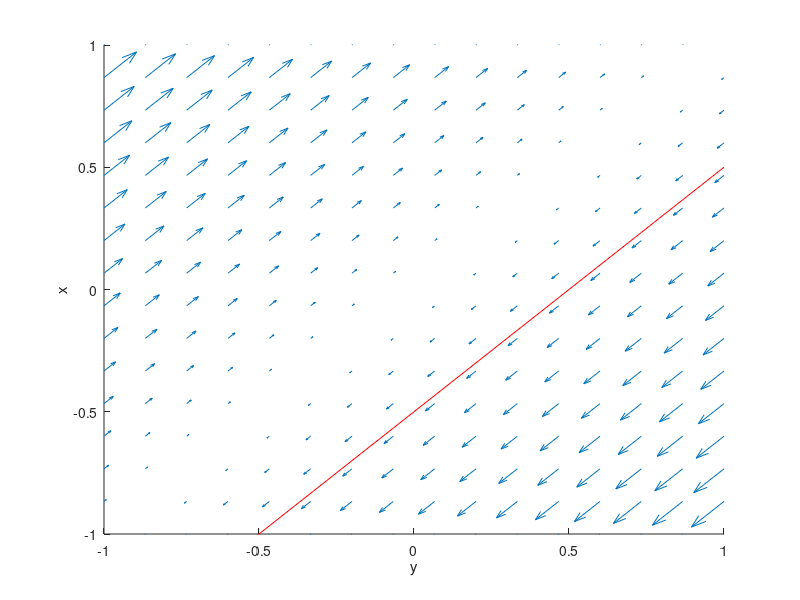

Here is the MATLAB script that generated this plot:
% f =@(x,y) a*x + b*y; 
% g =@(x,y) c*x + d*y;
% parameters
a = -1;
b = 1;
c = -1;
d = 1;

% An attractive steady state where solutions spiral inwards
% -10 5 -10 1

% An attractive steady state where solutions do not spiral in
% -10 -5 -10 -5

% A repulsive steady state where solutions spiral outwards
% 10 -5 10 -1

% A repulsive steady state where solutions do not spiral out
% all values are 1

% A pure oscillation
% 1 -1 10 -1

% One more category not contained in the list (there are at least two!)
% -1, 1, -1, 1 - stays at the same place, neutrally stable
% saddle - some directions goes up, some directions that it goes down


% Bonus: Suppose again that these represent the concentration of RNA and
% protein. What are the biological meanings of each of these behaviors? 1
% model equations

f =@(x,y) a*x + b*y; 
g =@(x,y) c*x + d*y;

[T, X] = ode45(@(t,x)[f(x(1),x(2));g(x(1),x(2))], [0,1000], [1,0.5] );

figure; hold on;
set(gca, 'xlim', [-1, 1], 'ylim', [-1, 1])
ylabel('x');
xlabel('y')

xArray = linspace(-1,1,16);
yArray = linspace(-1,1,16);

[xMesh,yMesh] = meshgrid(xArray, yArray);

% the Matlab plot command for a field of arrows is:
quiver(xMesh, yMesh, f(xMesh, yMesh), g(xMesh,yMesh))

plot(X(:,1),X(:,2),'-r')
plot(X(end,1),X(end,2), 'or')